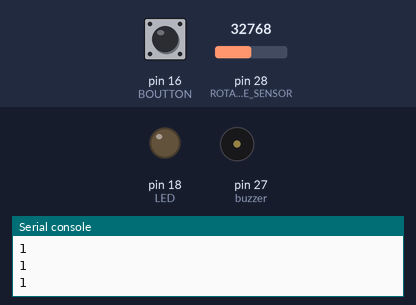
Bench run of a program on a simulated MicroPython board. Shown: output pins drawn as LEDs (lit = HIGH), buzzer (waves = sounding), the last lines printed to the serial console. Dashed ring = blinking. The test bench sets the inputs (shaded band); at power-on: pin 16 (BOUTTON) HIGH, pin 28 (ROTARY_ANGLE_SENSOR) = 32768 (analog values on the 0–65535 scale).

Above: at 1.2 s.
1.3 s: pin 16 (BOUTTON) pulled LOW for 1 s
At 1.46 s:
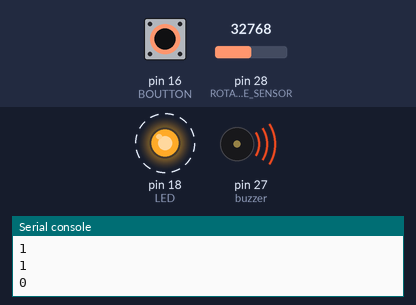
4.3 s: pin 16 (BOUTTON) pulled LOW for 3.2 s
At 4.6 s:
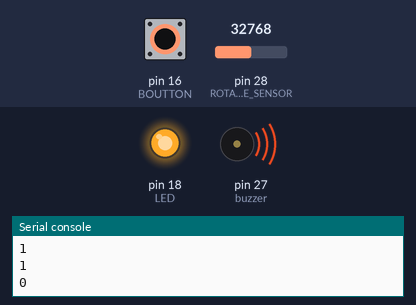
Timing chart, 0 to 9.0 s (numbered marks = the images above; inputs shaded):
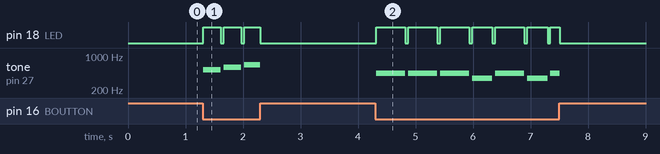

The program:

Labo2_Manipulation_LED_Bouton_Buzzer.py
```python
from machine import Pin, PWM, ADC
from time import ticks_ms, ticks_diff, sleep

# On initialise toutes les broches
buzzer = PWM(Pin(27)) # Buzzer sur la pin 27
ROTARY_ANGLE_SENSOR = ADC(2) # Capteur rotatif pour le volume
BOUTTON = Pin(16, Pin.IN, Pin.PULL_UP)  # Bouton  sur la pin 16
LED = Pin(18, Pin.OUT) # LED pour indication visuelle
LED.value(1) # LED allumée au démarrage

# Mélodie 1
notes_a = [523, 587, 659, 698, 784, 880, 988, 1047]
durations_a = [0.3, 0.3, 0.3, 0.3, 0.4, 0.4, 0.4, 0.6]

# Mélodie 2
notes_b = [440, 440, 440, 349, 440, 349, 440, 349, 440, 440, 440, 349]
durations_b = [0.5, 0.5, 0.5, 0.35, 0.5, 0.35, 0.5, 0.35, 0.5, 0.5, 0.5, 0.35]

# Initialisation des paramètres
current_melody = 'B' # Mélodie actuelle
last_button_state = 1  # État précédent du bouton
note_index_a = 0 # Index de la note pour la mélodie A
note_index_b = 0 # Index de la note pour la mélodie B

# Boucle principal
while True:
    # Lecture du bouton
    button_state = BOUTTON.value()
    print(button_state)

    # On vérifie que on a bien laché le boutton
    if last_button_state == 1 and button_state == 0:
        if current_melody == 'B':
            current_melody = 'A'
        else:
            current_melody = 'B'


        # Repartir au début de la musique
        if current_melody == 'A':
            note_index_a = 0
        else:
            note_index_b = 0

    # Mettre à jour l'état précédent du bouton
    last_button_state = button_state

    # On sélectionne la mélodie
    if current_melody == 'A':
        notes = notes_a
        durations = durations_a
        note_index = note_index_a
    else:
        notes = notes_b
        durations = durations_b
        note_index = note_index_b

    # Jouer la note courante
    freq = notes[note_index % len(notes)]
    dur = durations[note_index % len(durations)]
    buzzer.freq(freq)
    start = ticks_ms() # Début du chronomètre
    LED.value(1)    # Allumer la LED pendant la note

    # On fait une boucle qui tourne le temps de la durée de la note à la place d'un sleep pour plus de fluidité. Lors de cette boucle, On utilise un cronomètre.
    while ticks_diff(ticks_ms(), start) < dur * 1000:

        # Interruption si le bouton est pressé
        if  BOUTTON.value()== 1:
            break
        volume = ROTARY_ANGLE_SENSOR.read_u16()

        # Lecture du volume via le capteur rotatif
        volume = min(max(volume, 0), 45000)  # Limitation pour éviter la saturation
        duty = int((volume / 45000) * 3000)  # Conversion en duty cycle pour le buzzer
        buzzer.duty_u16(duty)
        sleep(0.01)

    # On coupe la note de musique que l'on est en train de jouer
    buzzer.duty_u16(0)
    LED.value(0) # Éteindre la LED
    sleep(0.05)  # Petit délai avant la prochaine note

    # On change de note de musique
    if current_melody == 'A':
        note_index_a += 1
    else:
        note_index_b += 1
```

Measured:
- after the input at 1.3 s, pin 18 (LED): alternates HIGH for 0.30 s and LOW for 0.05 s, 6 changes in all, then stays LOW, starting at once; tone on pin 27 (buzzer): plays 523 Hz for 0.30 s, 587 Hz for 0.30 s, 659 Hz for 0.28 s, starting at once
- after the input at 4.3 s, tone on pin 27 (buzzer): plays 440 Hz for 0.51 s, 440 Hz for 0.51 s, 440 Hz for 0.51 s, 349 Hz for 0.35 s, 440 Hz for 0.51 s, 349 Hz for 0.35 s … (7 notes in this stretch), starting at once
